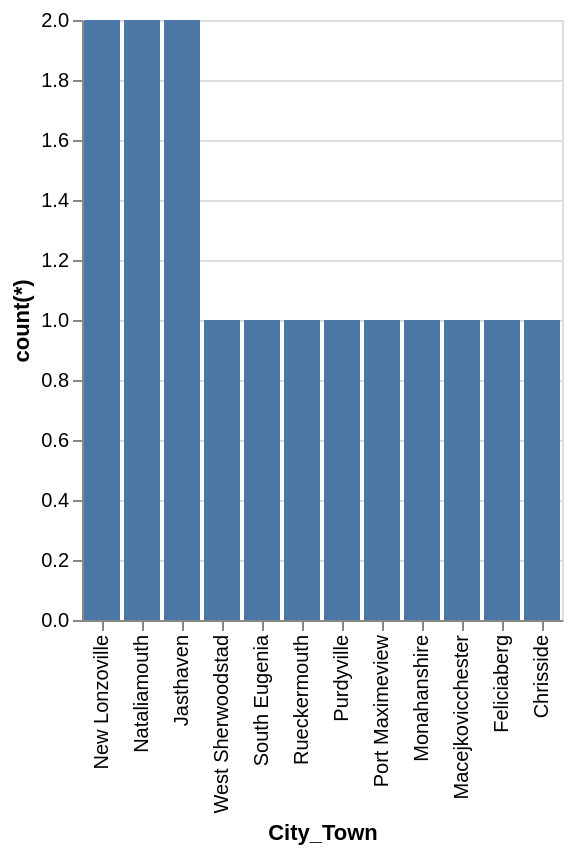

Write the Vega-Lite specification saved for this chart.
### Vega-Lite specification from a JSON file in a GitHub repository (floating-point values rounded to 4 significant figures)
{"data": {"values": [{"x_data": "New Lonzoville", "y_data": 2}, {"x_data": "Nataliamouth", "y_data": 2}, {"x_data": "Jasthaven", "y_data": 2}, {"x_data": "West Sherwoodstad", "y_data": 1}, {"x_data": "South Eugenia", "y_data": 1}, {"x_data": "Rueckermouth", "y_data": 1}, {"x_data": "Purdyville", "y_data": 1}, {"x_data": "Port Maximeview", "y_data": 1}, {"x_data": "Monahanshire", "y_data": 1}, {"x_data": "Macejkovicchester", "y_data": 1}, {"x_data": "Feliciaberg", "y_data": 1}, {"x_data": "Chrisside", "y_data": 1}]}, "mark": "bar", "encoding": {"x": {"field": "x_data", "type": "nominal", "title": "City_Town", "sort": {"op": "sum", "field": "y_data", "order": "descending"}}, "y": {"field": "y_data", "type": "quantitative", "title": "count(*)"}}}
